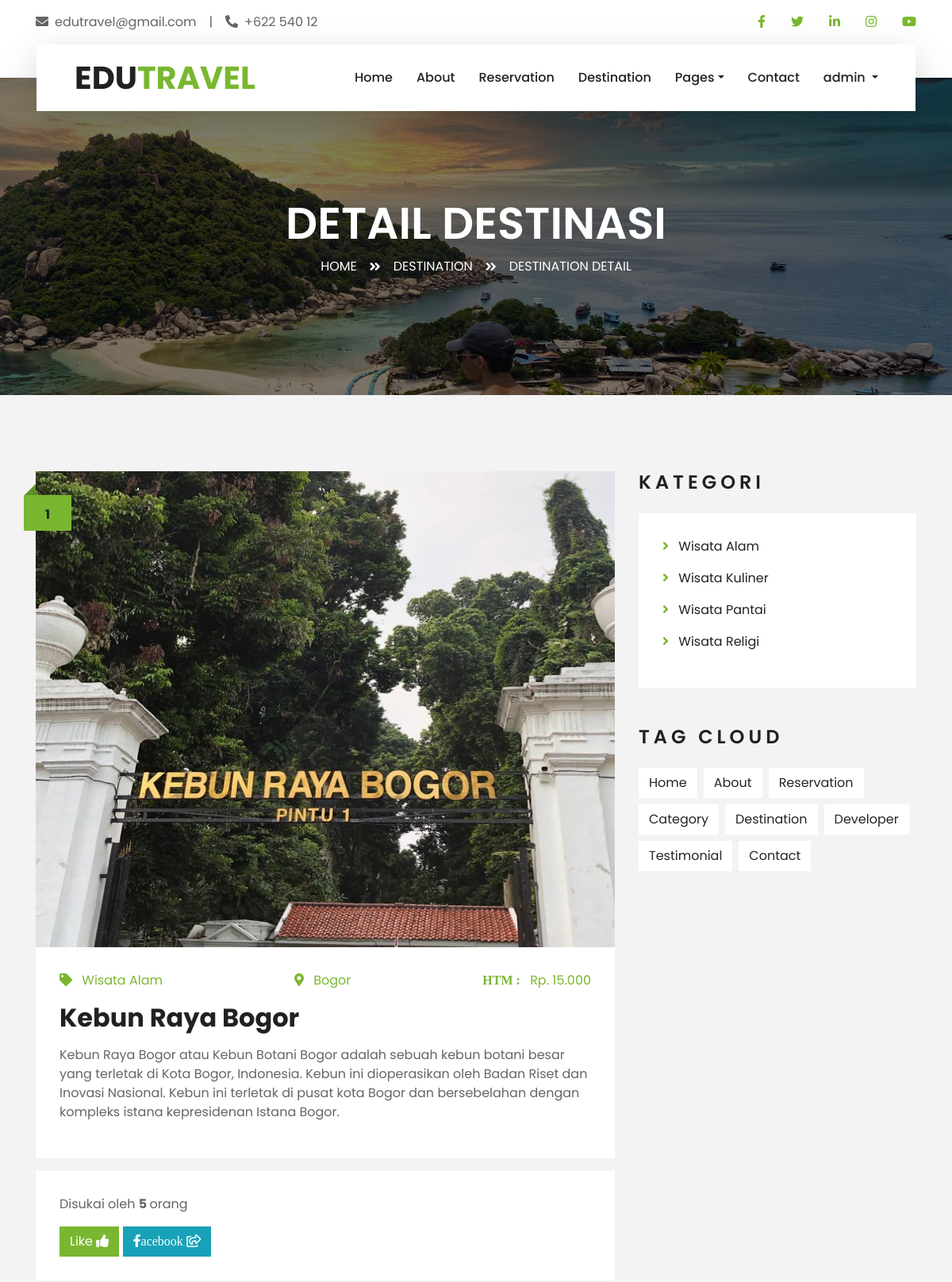
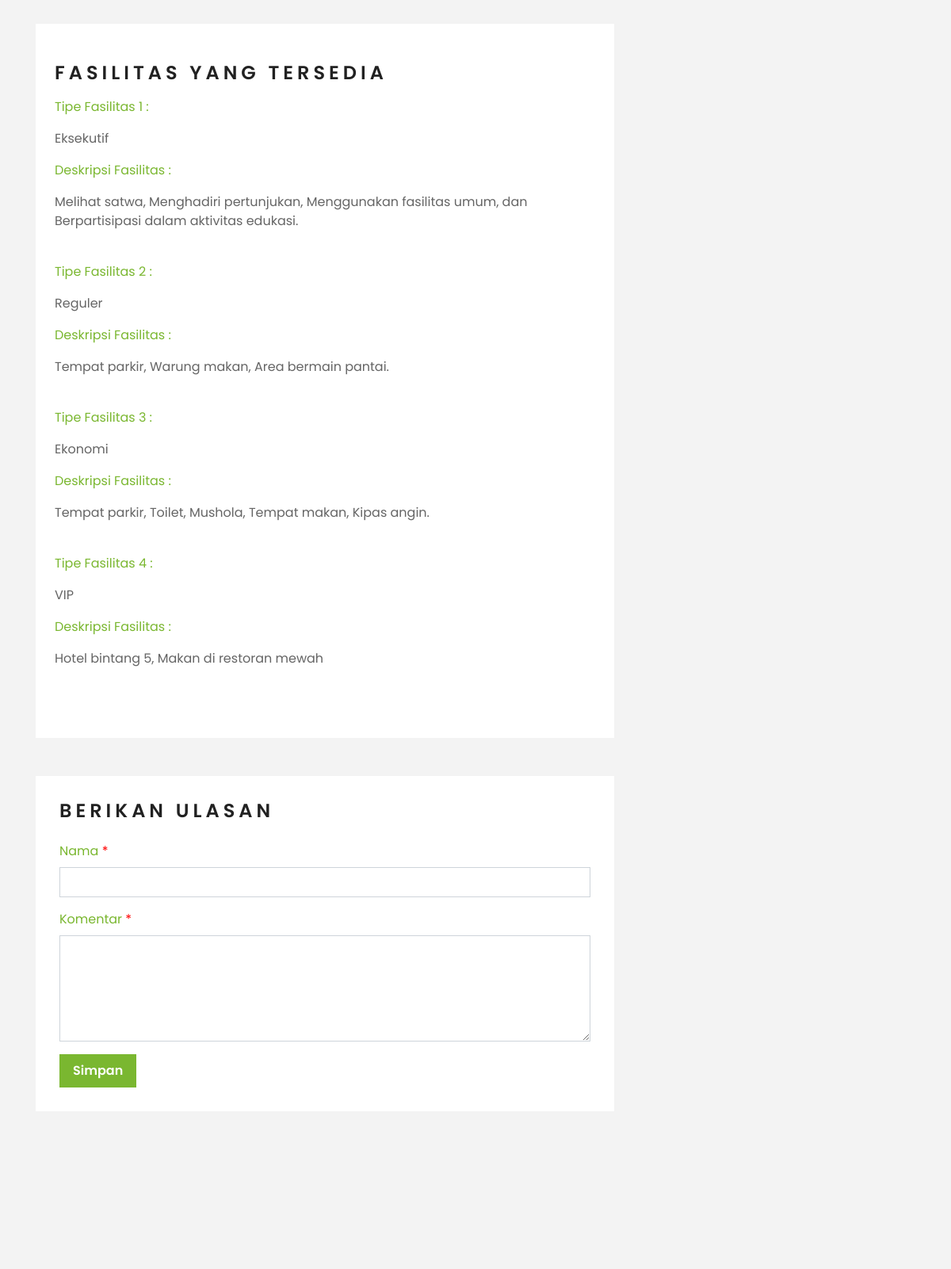
The app's page /travelling/main_page/detail_destination.php?id_destinasi=1 (signed in, upper part) with its own data (2 pictures, top to bottom).
### tables this page shows
CREATE TABLE `destinasi` (
  `id_destinasi` int(11) NOT NULL,
  `nama_destinasi` varchar(100) NOT NULL,
  `gambar` text NOT NULL,
  `lokasi` varchar(250) NOT NULL,
  `harga` decimal(10,2) NOT NULL,
  `deskripsi` varchar(500) NOT NULL,
  `id_kategori` int(11) NOT NULL
);

CREATE TABLE `kategori` (
  `id_kategori` int(11) NOT NULL,
  `nama_kategori` varchar(100) NOT NULL,
  `gambar_kategori` text NOT NULL
);

CREATE TABLE `fasilitas` (
  `id_fasilitas` int(11) NOT NULL,
  `tipe` varchar(25) NOT NULL,
  `keterangan` varchar(500) NOT NULL
);

### travelling/main_page/detail_destination.php (the view, shortened to what this page needs)
<?php
if (isset($_SESSION['username'])) {
    $loggedInUsername = $_SESSION['username'];
} else {
    header("Location: login.php");
    exit();
}
?>
<!DOCTYPE html>
<html lang="en">
<head>
    <link href="https://cdnjs.cloudflare.com/ajax/libs/font-awesome/5.10.0/css/all.min.css" rel="stylesheet">
    <link href="lib/owlcarousel/assets/owl.carousel.min.css" rel="stylesheet">
    <link href="lib/tempusdominus/css/tempusdominus-bootstrap-4.min.css" rel="stylesheet" />
    <link href="css/style.css" rel="stylesheet">
</head>
<body>
    <div class="container-fluid bg-light pt-3 d-none d-lg-block">
        <div class="container">
            <div class="row">
                <div class="col-lg-6 text-center text-lg-left mb-2 mb-lg-0">
                    <div class="d-inline-flex align-items-center">
                        <p><i class="fa fa-envelope mr-2"></i>edutravel@gmail.com</p>
                        <p class="text-body px-3">|</p>
                        <p><i class="fa fa-phone-alt mr-2"></i>+622 540 12</p>
                    </div>
                </div>
                <div class="col-lg-6 text-center text-lg-right">
                    <div class="d-inline-flex align-items-center">
                        <a class="text-primary px-3" href="https://www.facebook.com">
                            <i class="fab fa-facebook-f"></i>
                        </a>
                        <a class="text-primary px-3" href="https://www.twitter.com">
                            <i class="fab fa-twitter"></i>
                        </a>
                        <a class="text-primary px-3" href="https://www.linkedin.com">
                            <i class="fab fa-linkedin-in"></i>
                        </a>
                        <a class="text-primary px-3" href="https://www.instagram.com">
                            <i class="fab fa-instagram"></i>
                        </a>
                        <a class="text-primary pl-3" href="https://www.youtube.com">
                            <i class="fab fa-youtube"></i>
                        </a>
                    </div>
                </div>
            </div>
        </div>
    </div>
    <div class="container-fluid position-relative nav-bar p-0">
        <div class="container-lg position-relative p-0 px-lg-3" style="z-index: 9;">
            <nav class="navbar navbar-expand-lg bg-light navbar-light shadow-lg py-3 py-lg-0 pl-3 pl-lg-5">
                <a href="index.php" class="navbar-brand">
                    <h1 class="m-0 text-primary"><span class="text-dark">EDU</span>TRAVEL</h1>
                </a>
                <div class="collapse navbar-collapse justify-content-between px-3" id="navbarCollapse">
                    <div class="navbar-nav ml-auto py-0">
                        <a href="index.php" class="nav-item nav-link">Home</a>
                        <a href="about.php" class="nav-item nav-link">About</a>
                        <a href="reservation.php" class="nav-item nav-link">Reservation</a>
                        <a href="destination.php" class="nav-item nav-link">Destination</a>
                        <div class="nav-item dropdown">
                            <a href="#" class="nav-link dropdown-toggle" data-toggle="dropdown">Pages</a>
                        </div>
                        <a href="contact.php" class="nav-item nav-link">Contact</a>
                        <?php
                        if (isset($loggedInUsername)) {
                            ?>
                            <div class="nav-item dropdown">
                                <a href="#" class="nav-link dropdown-toggle" data-toggle="dropdown">
                                    <?php echo $loggedInUsername; ?>
                                </a>
                            </div>
                            <?php
                        } else {
                            header("Location: login.php");
                            exit();
                        }
                        ?>
                    </div>
                </div>
            </nav>
        </div>
    </div>
    <div class="container-fluid page-header">
        <div class="container">
            <div class="d-flex flex-column align-items-center justify-content-center" style="min-height: 400px">
                <h3 class="display-4 text-white text-uppercase">Detail Destinasi</h3>
                <div class="d-inline-flex text-white">
                    <p class="m-0 text-uppercase"><a class="text-white" href="index.php">Home</a></p>
                    <i class="fa fa-angle-double-right pt-1 px-3"></i>
                    <p class="m-0 text-uppercase"><a class="text-white" href="destination.php">Destination</a></p>
                    <i class="fa fa-angle-double-right pt-1 px-3"></i>
                    <p class="m-0 text-uppercase">Destination Detail</p>
                </div>
            </div>
        </div>
    </div>
    <div class="container-fluid py-5">
        <div class="container py-5">
            <div class="row">
                <?php
                include '../koneksi.php';
                $id_terima = $_GET['id_destinasi'];
                $destinasi = mysqli_query($koneksi, "SELECT * FROM `destinasi` as d JOIN `kategori` as k ON d.id_kategori=k.id_kategori where d.id_destinasi=$id_terima;");
                if (mysqli_num_rows($destinasi) > 0) {
                    while ($d = mysqli_fetch_array($destinasi)) {
                        $gambar = $d["gambar"];
                        $id_destinasi = $d["id_destinasi"];
                        $nama_kategori = $d["id_kategori"];
                        $nama_kategori = $d["nama_kategori"];
                        $lokasi = $d["lokasi"];
                        $harga = $d["harga"];
                        $nama_destinasi = $d["nama_destinasi"];
                        $deskripsi = $d["deskripsi"];
                    }
                }
                ?>
                <div class="col-lg-8">
                    <div class="pb-3">
                        <div class="blog-item">
                            <div class="position-relative">
                                <img class="img-fluid w-100" src="<?php echo $gambar ?>" style="height:600px">
                                <div class="blog-date">
                                    <h6 class="font-weight-bold mb-n1">
                                        <?php echo $id_destinasi ?>
                                    </h6>
                                </div>
                            </div>
                        </div>
                        <div class="bg-white mb-3" style="padding: 30px;">
                            <div class="d-flex justify-content-between mb-3">
                                <div class="text-primary text-decoration-none"><i
                                        class="fas fa-tag text-primary mr-2"></i>
                                    <?php echo $nama_kategori ?>
                                </div>
                                <div class="text-primary  text-decoration-none"><i
                                        class="fa fa-map-marker-alt text-primary mr-2"></i>
                                    <?php echo $lokasi ?>
                                </div>
                                <div class="text-primary text-decoration-none"><i class="fas text-primary mr-2">HTM :
                                    </i>
                                    <?php echo "Rp. " . number_format($harga, 0, ',', '.') ?>
                                </div>
                            </div>
                            <h2 class="mb-3">
                                <?php echo $nama_destinasi ?>
                            </h2>
                            <p>
                                <?php echo $deskripsi ?>
                            </p>
                        </div>
                        <div class="bg-white mb-3" style="padding: 30px;">
                            <form id="likeForm" action="proses_like_destinasi.php" method="post">
                                <?php
                                $query = mysqli_query($koneksi, "SELECT COUNT(id_like) as jumlah FROM `customer_like` where id_destinasi=$id_destinasi;");
                                $data = mysqli_fetch_array($query); ?>
                                <p> Disukai oleh
                                    <b>
                                        <?php echo $data["jumlah"] ?>
                                    </b>
                                    orang
                                </p>
                                <button type="submit" class="btn btn-primary">
                                    Like <i class="fas fa-thumbs-up"></i>
                                </button>
                                <button onclick="shareToFacebook()" class="btn btn-info" style="height: 38px">
                                <i class="fab fa-facebook-f">acebook</i> <i class="far fa-share-square"></i>
                                </button>
                            </form>
                        </div>
                    </div>
                    <div class="d-flex flex-column bg-white mb-5 py-5 px-4">
                        <h4 class="text-uppercase mb-3" style="letter-spacing: 5px;">Fasilitas Yang Tersedia</h4>
                        <div class="bg-white">
                            <?php
                            include '../koneksi.php';
                            $no = 1;
                            $query = mysqli_query($koneksi, "SELECT * FROM `fasilitas` where id_fasilitas=id_fasilitas;");
                            ?>
                            <?php
                            if (mysqli_num_rows($query) > 0) {
                                while ($data = mysqli_fetch_array($query)) {
                                    ?>
                                    <p class="text-primary">Tipe Fasilitas
                                        <?php echo $no ?> :
                                    </p>
                                    <p>
                                        <?php echo $data["tipe"] ?>
                                    </p>
                                    <p class="text-primary">Deskripsi Fasilitas :</p>
                                    <p>
                                        <?php echo $data["keterangan"] ?>
                                    </p> <br>
                                    <?php $no++;
                                } ?>
                            <?php } ?>
                        </div>
                    </div>
                    <div class="bg-white mb-3" style="padding: 30px;">
                        <h4 class="text-uppercase mb-4" style="letter-spacing: 5px;">Berikan Ulasan</h4>
                        <form action="proses_tambah_ulasan.php" method="post" onsubmit="return validateForm()">
                            <div class="form-group">
                                <label for="nama" class="text-primary">Nama <span style="color:red">*</span></label>
                                <input type="text" class="form-control" name="nama" id="nama">
                            </div>
                            <div class="form-group">
                                <label for="pesan" class="text-primary">Komentar <span
                                        style="color:red">*</span></label>
                                <textarea id="pesan" cols="30" rows="5" name="pesan" class="form-control"></textarea>
                            </div>
                            <div class="form-group mb-0">
                                <input type="submit" value="Simpan" name="submit"
                                    class="btn btn-primary font-weight-semi-bold py-2 px-3">
                            </div>
                        </form>
                    </div>
                </div>
                <div class="col-lg-4 mt-5 mt-lg-0">
                    <div class="mb-5">
                        <h4 class="text-uppercase mb-4" style="letter-spacing: 5px;">Kategori</h4>
                        <div class="bg-white" style="padding: 30px;">
                            <?php
                            include '../koneksi.php';
                            $query = mysqli_query($koneksi, "SELECT * FROM `kategori` where id_kategori=id_kategori;");
                            if (mysqli_num_rows($query) > 0) {
                                while ($data = mysqli_fetch_array($query)) {
                                    ?>
                                    <ul class="list-inline m-0">
                                        <li class="mb-3 d-flex justify-content-between align-items-center">
                                            <a class="text-dark"
                                                href="detail_kategori.php?id_kategori=<?php echo $data["id_kategori"] ?>"><i
                                                    class="fa fa-angle-right text-primary mr-2"></i>
                                                <?php echo $data["nama_kategori"] ?>
                                            </a>
                                        </li>
                                    </ul>
                                <?php } ?>
                            <?php } ?>
                        </div>
                    </div>
                    <div class="mb-5">
                        <h4 class="text-uppercase mb-4" style="letter-spacing: 5px;">Tag Cloud</h4>
                        <div class="d-flex flex-wrap m-n1">
                            <a href="index.php" class="btn btn-light m-1">Home</a>
                            <a href="about.php" class="btn btn-light m-1">About</a>
                            <a href="reservation.php" class="btn btn-light m-1">Reservation</a>
                            <a href="category.php" class="btn btn-light m-1">Category</a>
                            <a href="destination.php" class="btn btn-light m-1">Destination</a>
                            <a href="developer.php" class="btn btn-light m-1">Developer</a>
                            <a href="testimonial.php" class="btn btn-light m-1">Testimonial</a>
                            <a href="contact.php" class="btn btn-light m-1">Contact</a>
                        </div>
                    </div>
                </div>
            </div>
        </div>
    </div>
</body>
</html>

### records on screen
destinasi: gambar (picture), id_destinasi "1", id_kategori.nama_kategori "Wisata Alam", lokasi "Bogor", harga "15.000", nama_destinasi "Kebun Raya Bogor", deskripsi "Kebun Raya Bogor atau Kebun Botani Bogor adalah sebuah kebun botani besar yang terletak di Kota Bogor, Indonesia. Kebun ini dioperasikan oleh Badan Riset dan Inovasi Nasional. Kebun ini terletak di pusat kota Bogor dan bersebelahan dengan kompleks istana kepresidenan Istana Bogor."
fasilitas: tipe "Eksekutif", keterangan "Melihat satwa, Menghadiri pertunjukan, Menggunakan fasilitas umum, dan Berpartisipasi dalam aktivitas edukasi."
fasilitas: tipe "Reguler", keterangan "Tempat parkir, Warung makan, Area bermain pantai."
fasilitas: tipe "Ekonomi", keterangan "Tempat parkir, Toilet, Mushola, Tempat makan, Kipas angin."
fasilitas: tipe "VIP", keterangan "Hotel bintang 5, Makan di restoran mewah"
kategori: nama_kategori "Wisata Alam"
kategori: nama_kategori "Wisata Kuliner"
kategori: nama_kategori "Wisata Pantai"
kategori: nama_kategori "Wisata Religi"

### other values on screen
$loggedInUsername "admin"
$data["jumlah"] "5"
